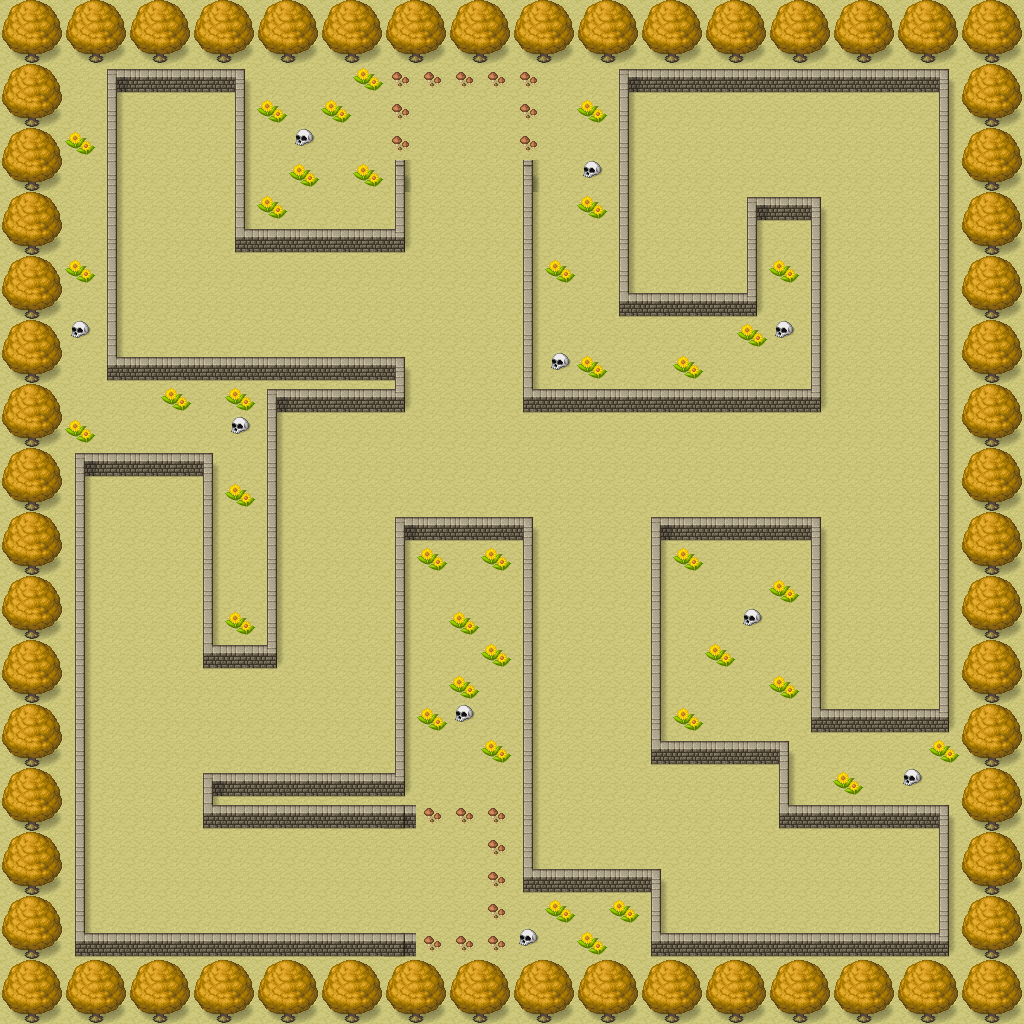

Tiled map render using the project's own tile images. Description and the map definition, with tile-layer contents summarised, below:
An orthogonal 32x32 tile map with 32x32 px tiles, 3 tile layers (groundLayer, borderLayer, top_decoLayer) and 2 objects (inRoom2, outRoom2).

<map version="1.9" tiledversion="1.9.2" orientation="orthogonal" renderorder="right-down" width="32" height="32" tilewidth="32" tileheight="32" infinite="0" nextlayerid="7" nextobjectid="5">
 <editorsettings>
  <export target="room2.tmj" format="json" />
 </editorsettings>
 <tileset firstgid="1" name="pipoya" tilewidth="32" tileheight="32" tilecount="1064" columns="8">
  <image source="pipoya.png" width="256" height="4256" />
 </tileset>
 <layer id="1" name="groundLayer" width="32" height="32">
  <data>[1024 cells, 1024 non-empty, 1 distinct tile ids]</data>
 </layer>
 <layer id="2" name="borderLayer" width="32" height="32">
  <data>[1024 cells, 500 non-empty, 11 distinct tile ids]</data>
 </layer>
 <layer id="3" name="top_decoLayer" width="32" height="32">
  <data>[1024 cells, 51 non-empty, 4 distinct tile ids]</data>
 </layer>
 <objectgroup id="5" name="objLayer_1">
  <object id="1" name="inRoom2" x="462.667" y="149.333">
   <point />
  </object>
 </objectgroup>
 <objectgroup id="6" name="objLayer_2">
  <object id="4" name="outRoom2" x="461.333" y="886.667">
   <point />
  </object>
 </objectgroup>
</map>
